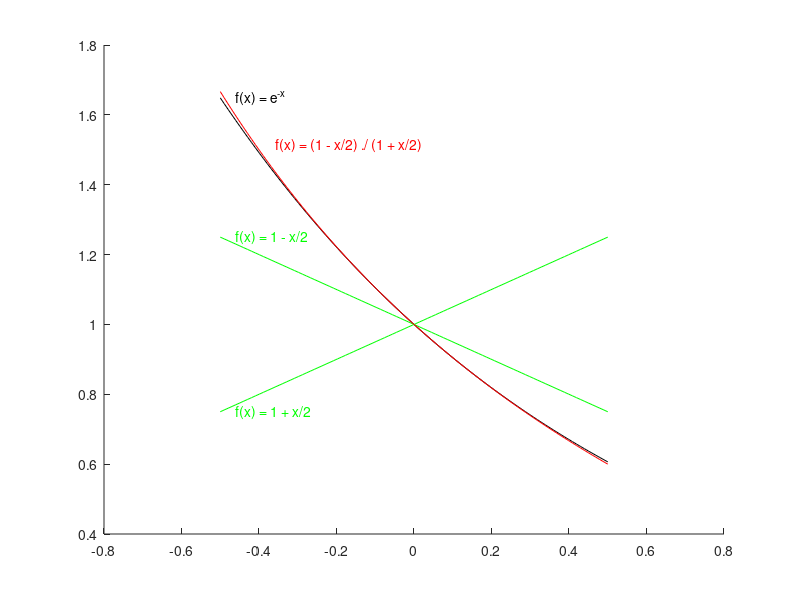

Write MATLAB code to recreate this figure.
clc
clear
close all

x = linspace(-0.5, 0.5, 100);

hold on

plot(x, exp(-x), 'k')
text(x(5), exp(-x(1)), 'f(x) = e^{-x}', 'Color', 'k')

plot(x, [1-x/2; 1+x/2], 'g')
text(x(5), 1-x(1)/2, 'f(x) = 1 - x/2', 'Color', 'g')
text(x(5), 1+x(1)/2, 'f(x) = 1 + x/2', 'Color', 'g')

plot(x, (1-x/2)./(1+x/2), 'r')
text(x(15), (1-x(10)/2)./(1+x(10)/2), 'f(x) = (1 - x/2) ./ (1 + x/2)', 'Color', 'r')

hold off